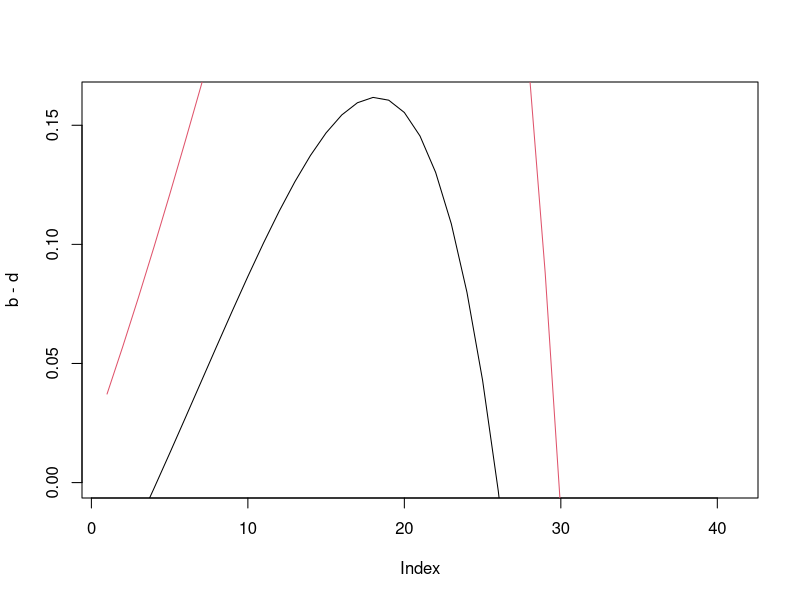
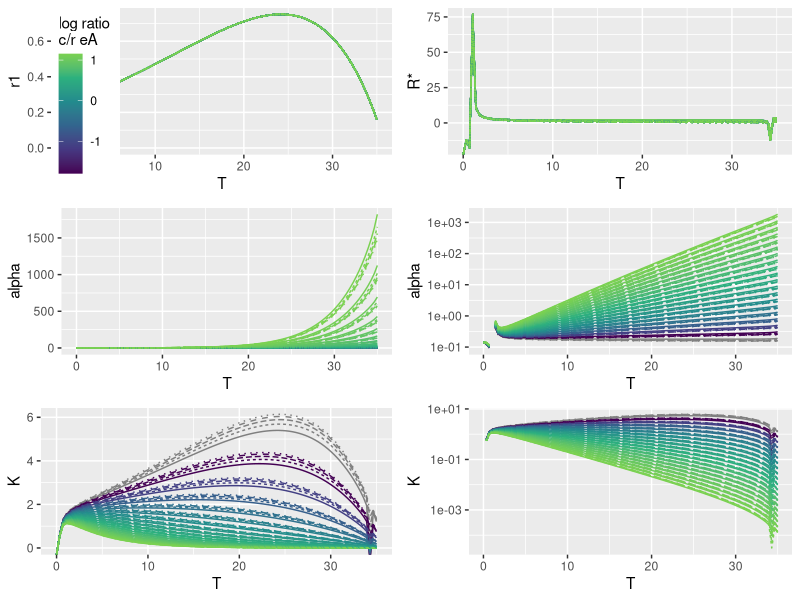
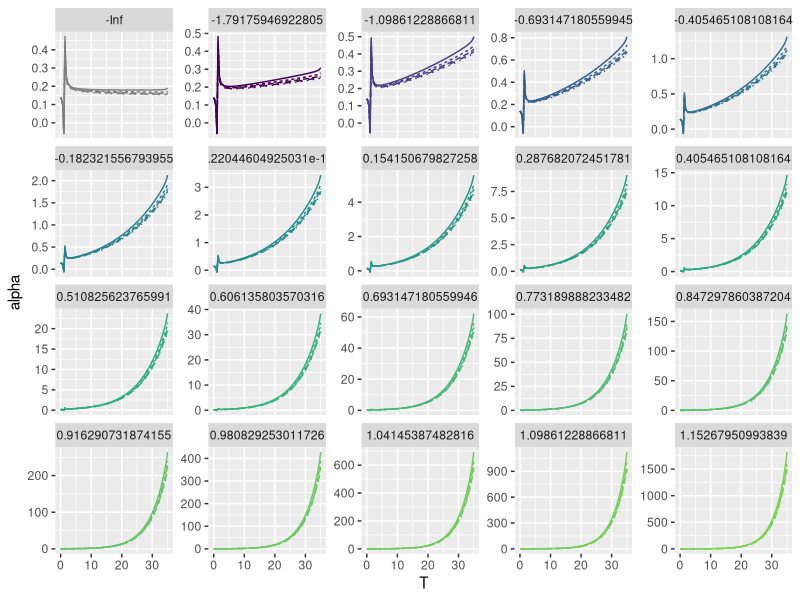
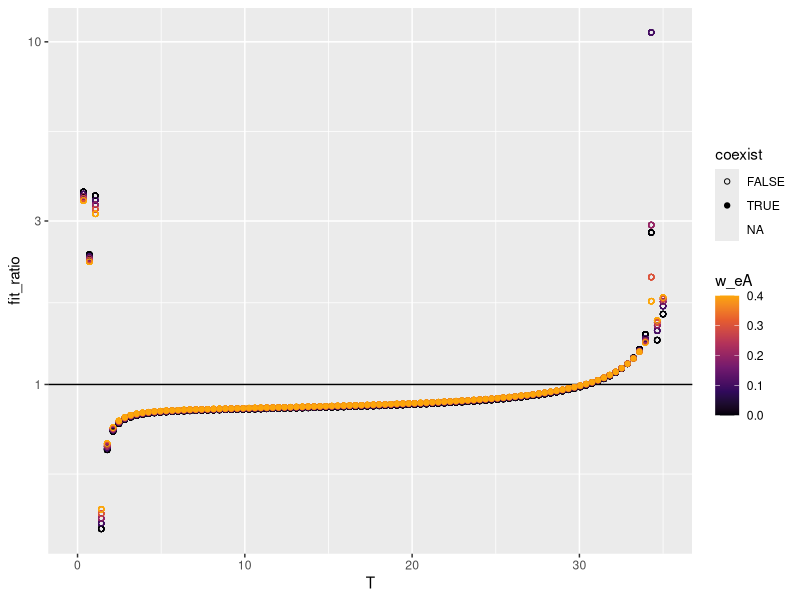
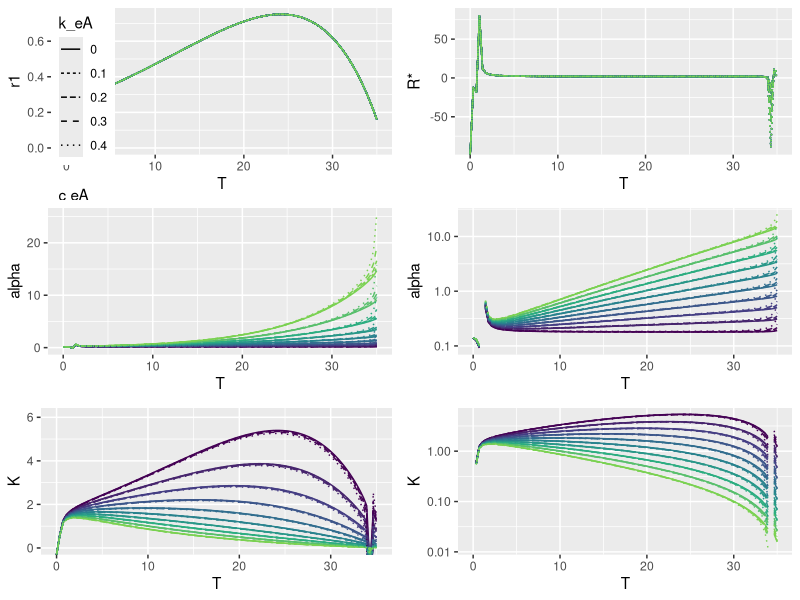
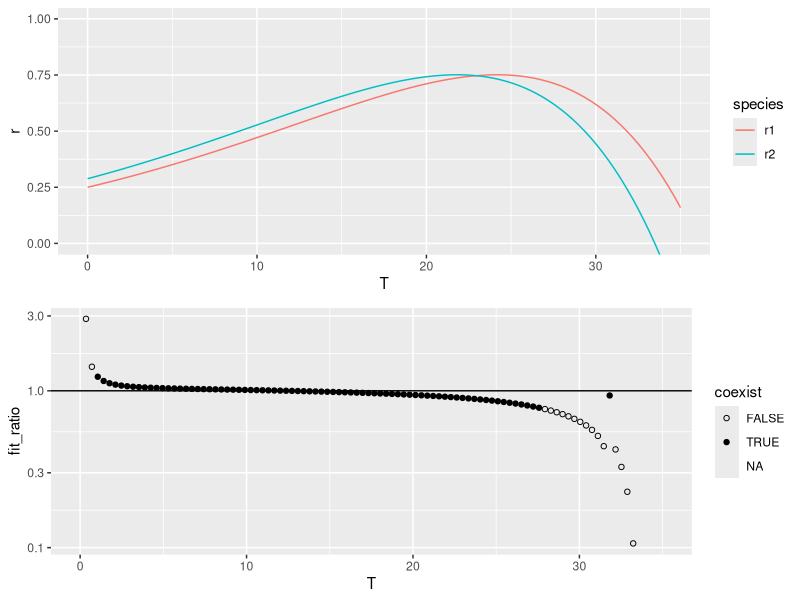
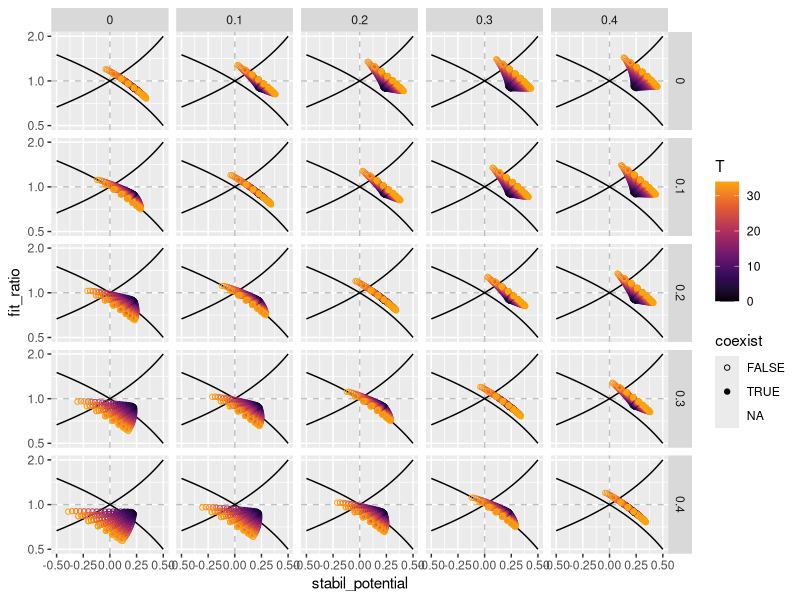
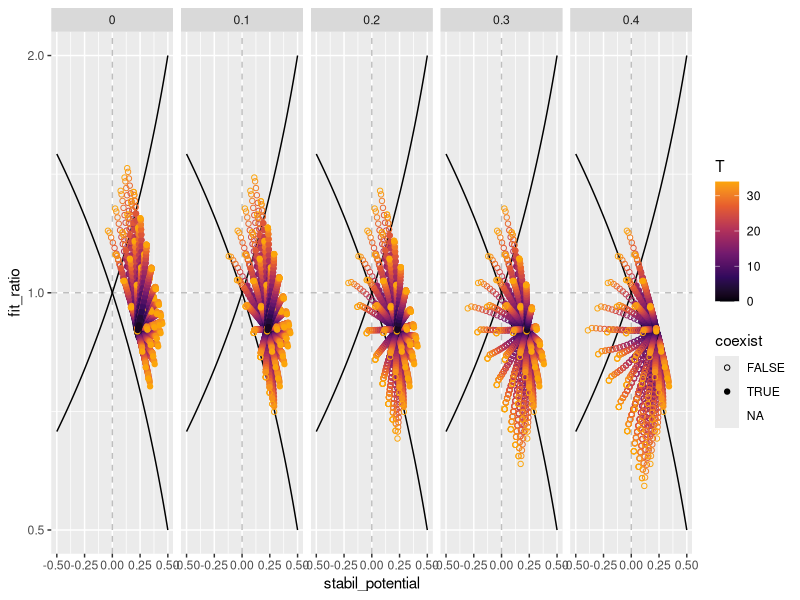

Generate these figures, in order, with R:
Arranhius<-function(Temp, E, b1, ref_temp = 0) {
  k<-8.62e-05 #Boltzmann's constant
  E <- E # 0.6 # activation energy (eV)
  T<-Temp+273.15 #range of temp in K
  Tc <- ref_temp+273.15 #reference temperature
  
  metabolism<-(b1*exp(1)^(E*(1/(k*Tc)-1/(k*T))))
  return(metabolism)
}

b <- Arranhius(Temp = 0:40, E = 0.6, b1 = 0.5, ref_temp = 1)
d <- 0.25 + Arranhius(Temp = 0:40, E = 0.75, b1 = 0.25, ref_temp = )
plot(b-d, ylim = c(0,max(b-d)), type = "l")

b2 <- Arranhius(Temp = 0:40, E = 0.6, b1 = 0.5, ref_temp = -2)
d2 <- 0.25 + Arranhius(Temp = 0:40, E = 0.75, b1 = 0.25, ref_temp = -2)
lines(b2-d2, col = 2)

library(tidyverse)
library(cowplot)

#' Setup Tilman's consumer resource model parameters 

### Here species 1 is RED species 2 is BLUE
temp_RC <- function(T = 25, r_eA = 0.6, c_eA = 0.6, w_eA = 0, k_eA = 0, ref_temp2 = 0){
  D = 0.25 #0.7 #mortality rate
  c11 = Arranhius(Temp = T, E = c_eA, b1 = 0.2); c12 = Arranhius(Temp = T, E = c_eA, b1 = 0.4); c21 = Arranhius(Temp = T, E = c_eA, b1 = 0.5); c22 = Arranhius(Temp = T, E = c_eA, b1 = 0.2) ### cij = per capita consumption of comsumer i on resource j
  w11 = Arranhius(Temp = T, E = w_eA, b1 = 0.2); w12 = Arranhius(Temp = T, E = w_eA, b1 = 0.4); w21 = Arranhius(Temp = T, E = w_eA, b1 = 0.4); w22 = Arranhius(Temp = T, E = w_eA, b1 = 0.2) ## wij = weighting factor that converts availability of resource j into consumer Ni
  k1 = Arranhius(Temp = T, E = k_eA, b1 = 0.1); k2 = Arranhius(Temp = T, E = k_eA, b1 = 0.1) #half saturation constant for N resource consumption
  r1 = Arranhius(Temp = T, E = r_eA, b1 = 0.5) - Arranhius(Temp = T, E = 0.74, b1 = 0.25); 
  r2 = Arranhius(Temp = T, E = r_eA, b1 = 0.5, ref_temp = ref_temp2) - Arranhius(Temp = T, E = 0.74, b1 = 0.25, ref_temp = ref_temp2) #population growth rates
  T1 = 1; T2 = 1 #minimum amount of resource required for growth
  
  species1_consumption <- c12/c11
  species2_consumption <- c22/c21
  
  #' Calculate slope and intercept for the ZNGI's (get this from equation S3 in Ke and Letten)
  y.inter.1 <-  (D * (k1 - T1) + r1 * T1) / (w12 * (r1 - D))
  y.inter.2 <-  (w21 / w22) * (D * (k2 - T2) + r2 * T2) / (w21 * (r2 - D))
  
  
  #' Calculate equilibrium resource values (when the ZNGIs cross each other, i.e. such that Ke and Letten equations S3.1 = S3.2)
  B1 <-  y.inter.1
  B2 <-  y.inter.2
  Lamda.1 <-  (w11 / w12)
  Lamda.2 <- (w21 / w22)
  R1.star <-  (B1 - B2) / (Lamda.1 - Lamda.2)
  R2.star <-  (B2 * Lamda.1 - B1 * Lamda.2) / (Lamda.1 - Lamda.2)  
  
  
  #' Supply concentrations of resources
  S1 <- 10 #0.248
  S2 <- 12  #0.245
  
  
  #Calculate alphas
  a11 <- (c12 + c11 * (w11/w12)) / (D * (S2 + (w11/w12) * S1 - B1))
  a12 <- (c22 + c21 * (w11/w12)) / (D * (S2 + (w11/w12) * S1 - B1))
  
  a22 <- (c22 + c21 * (w21/w22)) / (D *(S2 + (w21/w22) * S1 - B2))
  a21 <- (c12 + c11 * (w21/w22)) / (D *(S2 + (w21/w22) * S1 - B2))
  
  p <- sqrt((a12*a21)/(a11*a22)) #niche overlap
  stabil_potential <- 1 - p #stabilizing potential
  fit_ratio <- sqrt((a11*a12)/(a22*a21)) * (r2)/(r1) #fitness ratio
  coexist <- p < fit_ratio &  fit_ratio < 1/p
  
  data.frame(a11 = a11, a12 = a12, a22 = a22, a21 = a21, R1.star = R1.star, R2.star= R2.star, K1 = (r1)/a11, K2 = (r2)/a22, T = T, r1 = r1, r2 = r2, c = c11, stabil_potential = stabil_potential, fit_ratio = fit_ratio, p = p , coexist = coexist)
}

results<-data.frame()
for(i in 1:20){
  for(j in 1:5){
  r_eA <- 0.6
  c_eA <- 0.1*(i-1)
  w_eA <- 0.1*(j-1)
  hold<-temp_RC(T = seq(0, 35,length = 100), r_eA = r_eA , c_eA = c_eA, w_eA = w_eA, ref_temp2 = 1)
  hold$r_eA <- r_eA
  hold$c_eA <- c_eA
  hold$w_eA <- w_eA
  hold$r_c_ratio <- log(c_eA/r_eA)
  results <- bind_rows(results, hold)
  }}

#results <- results %>% filter(r >0)

library(cowplot)
plot_grid(ggplot(results, aes(x = T, y = r1, group = interaction(r_c_ratio, w_eA), color = r_c_ratio, linetype = factor(w_eA)))+
            geom_line()+
            scale_linetype("w_eA")+
            scale_color_viridis_c(end = 0.8, "log ratio\nc/r eA")+
            coord_cartesian(ylim = c(0, max(results$r1)))+
            theme(legend.justification=c(0,1), legend.position=c(0,1)),
          
          ggplot(filter(results,r1>0), aes(x = T, y = R1.star, group = interaction(r_c_ratio, w_eA), color = r_c_ratio, linetype = factor(w_eA)))+
            geom_line()+
            scale_linetype(guide = F)+
            scale_color_viridis_c(end = 0.8, guide = F)+
            coord_cartesian()+
            ylab(label = "R*"),
          
          ggplot(results, aes(x = T, y = a22, group = interaction(r_c_ratio, w_eA), color = r_c_ratio, linetype = factor(w_eA)))+
            geom_line()+
            scale_linetype(guide = F)+
            scale_color_viridis_c(end = 0.8, guide = F)+
            coord_cartesian()+
            ylab("alpha"),
          
          ggplot(results, aes(x = T, y = a22, group = interaction(r_c_ratio, w_eA), color = r_c_ratio, linetype = factor(w_eA)))+
            geom_line()+
            scale_linetype(guide = F)+
            scale_color_viridis_c(end = 0.8, guide = F)+
            scale_y_log10()+
            ylab("alpha"),
          
          ggplot(results, aes(x = T, y = K1, group = interaction(r_c_ratio, w_eA), color = r_c_ratio, linetype = factor(w_eA)))+
            geom_line()+
            scale_linetype(guide = F)+
            scale_color_viridis_c(end = 0.8, guide = F)+
            coord_cartesian(ylim = c(0, max(results$K1,na.rm = T)))+
            ylab(label = "K"),
          
          ggplot(results, aes(x = T, y = K1, group = interaction(r_c_ratio, w_eA), color = r_c_ratio, linetype = factor(w_eA)))+
            geom_line()+
            scale_linetype(guide = F)+
            scale_color_viridis_c(end = 0.8, guide = F)+
            #coord_cartesian(ylim = c(0, max(results$K1)))+
            ylab(label = "K")+
            scale_y_log10(), nrow = 3)
ggsave("./figures/metabolic_explore.png", height = 11, width = 10)

ggplot(results, aes(x = T, y = a22, group = interaction(r_c_ratio, w_eA), color = r_c_ratio, linetype = factor(w_eA)))+
  geom_line()+
  facet_wrap(~r_c_ratio, scales = "free_y")+
  scale_linetype(guide = F)+
  scale_color_viridis_c(end = 0.8, guide = F)+
  ylab("alpha")

results %>% ggplot(aes(x = T, y = fit_ratio, color = w_eA, shape = coexist))+
  geom_hline(yintercept = 1)+
  geom_point()+
  scale_color_viridis_c(option = "B", end = 0.8)+
  scale_y_log10()+
  scale_shape_manual(values = c(1,19))

results2<-data.frame()
for(i in 1:10){
  for(j in 1:5){
    r_eA <- 0.6
    c_eA <- 0.1*(i-1)
    k_eA <- 0.1*(j-1)
    hold<-temp_RC(T = seq(0, 35,length = 100), r_eA = r_eA , c_eA = c_eA, w_eA = 0, k_eA = k_eA, ref_temp2 = 1)
    hold$r_eA <- r_eA
    hold$c_eA <- c_eA
    hold$k_eA <- k_eA
    results2 <- bind_rows(results2, hold)
  }}


#results2 <- results2 %>% filter(r >0)

plot_grid(ggplot(results2, aes(x = T, y = r1, group = interaction(c_eA, k_eA), color = c_eA, linetype = factor(k_eA)))+
            geom_line()+
            scale_linetype("k_eA")+
            scale_color_viridis_c(end = 0.8, "c eA")+
            coord_cartesian(ylim = c(0, max(results$r1)))+
            theme(legend.justification=c(0,1), legend.position=c(0,1)),
          
          ggplot(filter(results2,r1>0), aes(x = T, y = R1.star, group = interaction(c_eA, k_eA), color = c_eA, linetype = factor(k_eA)))+
            geom_line()+
            scale_linetype(guide = F)+
            scale_color_viridis_c(end = 0.8, guide = F)+
            ylab(label = "R*"),
          
          ggplot(results2, aes(x = T, y = a22, group = interaction(c_eA, k_eA), color = c_eA, linetype = factor(k_eA)))+
            geom_line()+
            scale_linetype(guide = F)+
            scale_color_viridis_c(end = 0.8, guide = F)+
            coord_cartesian()+
            ylab("alpha"),
          
          ggplot(results2, aes(x = T, y = a22, group = interaction(c_eA, k_eA), color = c_eA, linetype = factor(k_eA)))+
            geom_line()+
            scale_linetype(guide = F)+
            scale_color_viridis_c(end = 0.8, guide = F)+
            scale_y_log10()+
            ylab("alpha"),
          
          ggplot(results2, aes(x = T, y = K1, group = interaction(c_eA, k_eA), color = c_eA, linetype = factor(k_eA)))+
            geom_line()+
            scale_linetype(guide = F)+
            scale_color_viridis_c(end = 0.8, guide = F)+
            coord_cartesian(ylim = c(0, max(results$K1,na.rm = T)))+
            ylab(label = "K"),
          
          ggplot(results2, aes(x = T, y = K1, group = interaction(c_eA, k_eA), color = c_eA, linetype = factor(k_eA)))+
            geom_line()+
            scale_linetype(guide = F)+
            scale_color_viridis_c(end = 0.8, guide = F)+
            #coord_cartesian(ylim = c(0, max(results$K1)))+
            ylab(label = "K")+
            scale_y_log10(), nrow = 3)
ggsave("./figures/metabolic_explore2.png", height = 11, width = 10)


results3<-temp_RC(T = seq(0, 35,length = 100), ref_temp2 = -2)

plot_grid(
results3 %>% 
  select(r1, r2, T) %>% 
  gather(key = species, value = r, r1:r2) %>% 
  ggplot(aes(x = T, y = r, color = species))+
  geom_line()+
  coord_cartesian(ylim = c(0,1)),

results3 %>% ggplot(aes(x = T, y = fit_ratio, shape = coexist))+
  geom_hline(yintercept = 1)+
  geom_point()+
  scale_shape_manual(values = c(1,19))+
  scale_y_log10(),nrow = 2)
ggsave("./figures/metabolic_explore3.png", height = 6, width = 5)

#now vary Cs and Ws separately with T#####
temp_RC_2 <- function(T = 25, r_eA = 0.6, c_eA11 = 0.6, c_eA12 = 0.6, c_eA22 = 0.6, c_eA21 = 0.6, w_eA = 0, k_eA = 0, ref_temp2 = 0){
  D = 0.25 
  c11 = Arranhius(Temp = T, E = c_eA11, b1 = 0.2); c12 = Arranhius(Temp = T, E = c_eA12, b1 = 0.4); c21 = Arranhius(Temp = T, E = c_eA21, b1 = 0.5); c22 = Arranhius(Temp = T, E = c_eA22, b1 = 0.2) ### cij = per capita consumption of comsumer i on resource j
  w11 = Arranhius(Temp = T, E = w_eA, b1 = 0.2); w12 = Arranhius(Temp = T, E = w_eA, b1 = 0.4); w21 = Arranhius(Temp = T, E = w_eA, b1 = 0.4); w22 = Arranhius(Temp = T, E = w_eA, b1 = 0.2) ## wij = weighting factor that converts availability of resource j into consumer Ni
  k1 = Arranhius(Temp = T, E = k_eA, b1 = 0.1); k2 = Arranhius(Temp = T, E = k_eA, b1 = 0.1) #half saturation constant for N resource consumption
  r1 = Arranhius(Temp = T, E = r_eA, b1 = 0.5) - Arranhius(Temp = T, E = 0.74, b1 = 0.25); 
  r2 = Arranhius(Temp = T, E = r_eA, b1 = 0.5, ref_temp = ref_temp2) - Arranhius(Temp = T, E = 0.74, b1 = 0.25, ref_temp = ref_temp2) #population growth rates
  T1 = 1; T2 = 1 #minimum amount of resource required for growth
  
  species1_consumption <- c12/c11
  species2_consumption <- c22/c21
  
  #' Calculate slope and intercept for the ZNGI's (get this from equation S3 in Ke and Letten)
  y.inter.1 <-  (D * (k1 - T1) + r1 * T1) / (w12 * (r1 - D))
  y.inter.2 <-  (w21 / w22) * (D * (k2 - T2) + r2 * T2) / (w21 * (r2 - D))
  
  
  #' Calculate equilibrium resource values (when the ZNGIs cross each other, i.e. such that Ke and Letten equations S3.1 = S3.2)
  B1 <-  y.inter.1
  B2 <-  y.inter.2
  Lamda.1 <-  (w11 / w12)
  Lamda.2 <- (w21 / w22)
  R1.star <-  (B1 - B2) / (Lamda.1 - Lamda.2)
  R2.star <-  (B2 * Lamda.1 - B1 * Lamda.2) / (Lamda.1 - Lamda.2)  
  
  
  #' Supply concentrations of resources
  S1 <- 10 #0.248
  S2 <- 12  #0.245
  
  
  #Calculate alphas
  a11 <- (c12 + c11 * (w11/w12)) / (D * (S2 + (w11/w12) * S1 - B1))
  a12 <- (c22 + c21 * (w11/w12)) / (D * (S2 + (w11/w12) * S1 - B1))
  
  a22 <- (c22 + c21 * (w21/w22)) / (D *(S2 + (w21/w22) * S1 - B2))
  a21 <- (c12 + c11 * (w21/w22)) / (D *(S2 + (w21/w22) * S1 - B2))
  
  p <- sqrt((a12*a21)/(a11*a22)) #niche overlap
  stabil_potential <- 1 - p #stabilizing potential
  fit_ratio <- sqrt((a11*a12)/(a22*a21)) * (r2)/(r1) #fitness ratio
  coexist <- p < fit_ratio &  fit_ratio < 1/p
  
  data.frame(a11 = a11, a12 = a12, a22 = a22, a21 = a21, R1.star = R1.star, R2.star= R2.star, K1 = (r1)/a11, K2 = (r2)/a22, T = T, r1 = r1, r2 = r2, c = c11, stabil_potential = stabil_potential, fit_ratio = fit_ratio, p = p , coexist = coexist, species1_consumption = species1_consumption, species2_consumption = species2_consumption)
}

results4<-data.frame()
for(i in 1:5){
  for(j in 1:5){
    for(k in 1:5){
      for(l in 1:5){
        r_eA <- 0.6
        c_eA11 <- 0.1*(i-1)
        c_eA22 <- 0.1*(j-1)
        c_eA21 <- 0.1*(k-1)
        c_eA12 <- 0.1*(l-1)
        hold<-temp_RC_2(T = seq(0, 35,by = 2), r_eA = r_eA , c_eA11 = c_eA11, c_eA12 = c_eA12, c_eA22 = c_eA22, c_eA21 = c_eA21)
        hold$r_eA <- r_eA
        hold$c_eA11 <- c_eA11
        hold$c_eA12 <- c_eA12
        hold$c_eA22 <- c_eA22
        hold$c_eA21 <- c_eA21
        results4 <- bind_rows(results4, hold)
      }}}}

x <- seq(0.5,1.5,length = 100)

lines.df <- data.frame(x = x, y = 1/(x), y2 = x)

ggplot(results4, aes(x = stabil_potential, y = fit_ratio, color = T, shape = coexist))+
  geom_hline(yintercept = 1, color = "grey", linetype = 2)+
  geom_vline(xintercept = 0, color = "grey", linetype = 2)+
  geom_line(data = lines.df, aes(x = 1-x, y = y, color = NULL, shape = NULL))+
  geom_line(data = lines.df, aes(x = 1-x, y = y2, color = NULL, shape = NULL))+
  geom_point()+
  facet_grid(c_eA11~c_eA12)+
  scale_y_log10()+
  scale_color_viridis_c(option = "B", end = 0.8)+
  scale_shape_manual(values = c(1,19))
ggsave("./figures/vary_cii.png", height = 8, width = 10)

ggplot(results4, aes(x = stabil_potential, y = fit_ratio, color = T, shape = coexist))+
  geom_hline(yintercept = 1, color = "grey", linetype = 2)+
  geom_vline(xintercept = 0, color = "grey", linetype = 2)+
  geom_line(data = lines.df, aes(x = 1-x, y = y, color = NULL, shape = NULL))+
  geom_line(data = lines.df, aes(x = 1-x, y = y2, color = NULL, shape = NULL))+
  geom_point()+
  facet_grid(~c_eA11)+
  scale_y_log10()+
  scale_color_viridis_c(option = "B", end = 0.8)+
  scale_shape_manual(values = c(1,19))
ggsave("figures/coexistence-temperature-substitutable.png", width = 8, height = 6)

